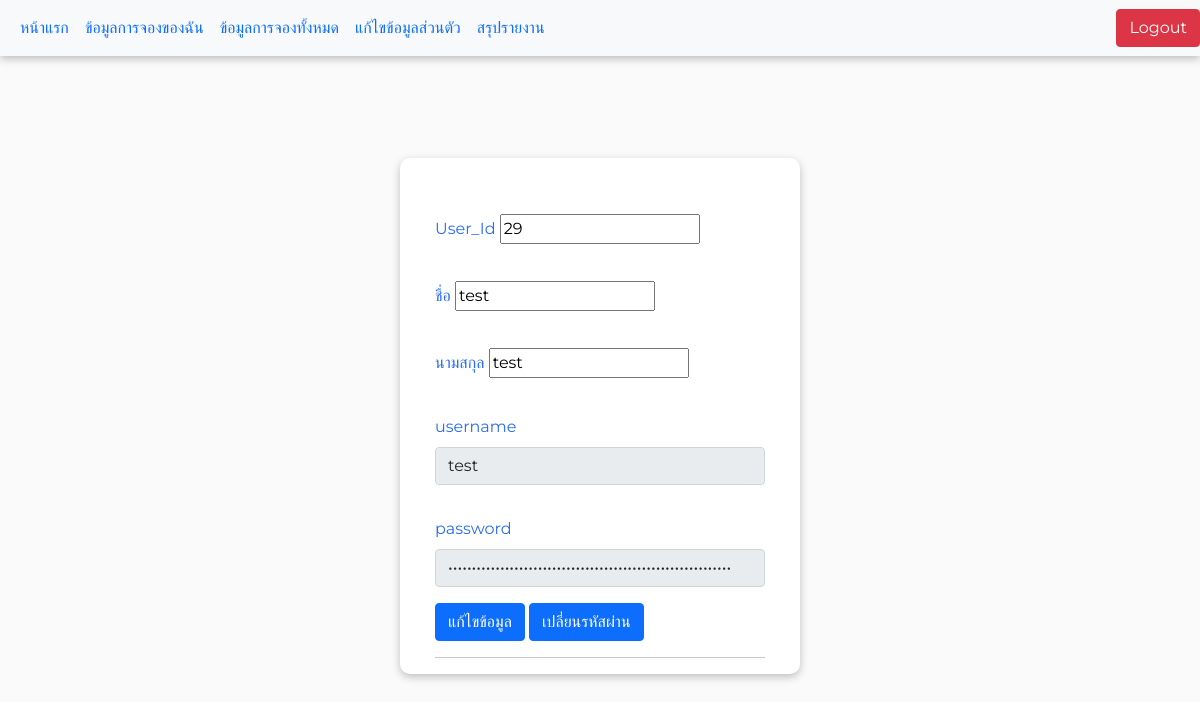
Page /user_info.php (signed in) on the committed database.
### tables this page shows
CREATE TABLE `users` (
  `id` int(10) NOT NULL,
  `firstname` varchar(255) NOT NULL,
  `lastname` varchar(255) NOT NULL,
  `email` varchar(255) NOT NULL,
  `password` varchar(255) NOT NULL,
  `urole` varchar(255) NOT NULL,
  `create_at` timestamp NOT NULL DEFAULT current_timestamp()
);

### user_info.php (the view, shortened to what this page needs)
<?php
    require_once 'config/db.php';
                    $select_stmt = $conn->prepare("SELECT * FROM users WHERE id = :user_id");
                    $select_stmt->bindParam(':user_id', $_SESSION['user_login']);
                    $select_stmt->execute();
                    $user = $select_stmt->fetch(PDO::FETCH_ASSOC);
?>
<!DOCTYPE html>
<html lang="en">
<head>
  <link href="https://cdn.jsdelivr.net/npm/bootstrap@5.0.2/dist/css/bootstrap.min.css" rel="stylesheet">
  <link rel="stylesheet" href="style.css">
</head>
<body>
  <nav class="navbar navbar-expand-lg navbar-light bg-light "
    style="background-color: #ffffff; box-shadow: rgba(0, 0, 0, 0.24) 0px 3px 8px; ">
    <div class="container-fluid">
      <div class="collapse navbar-collapse" id="navbarSupportedContent">
        <ul class="navbar-nav me-auto mb-2 mb-lg-0">
          <li class="nav-item">
            <a class="nav-link active text-primary" aria-current="page" href="user.php">หน้าแรก</a>
          </li>
          <li class="nav-item">
            <a class="nav-link active text-primary" aria-current="page"
              href="my_data_reserve.php">ข้อมูลการจองของฉัน</a>
          </li>
          <li class="nav-item">
            <a class="nav-link active text-primary" aria-current="page"
              href="data_reserve_user.php">ข้อมูลการจองทั้งหมด</a>
          </li>
          <li class="nav-item">
            <a class="nav-link active text-primary" aria-current="page" href="user_info.php">แก้ไขข้อมูลส่วนตัว</a>
          </li>
          <li class="nav-item">
            <a class="nav-link active text-primary" aria-current="page" href="report.php">สรุปรายงาน</a>
          </li>
        </ul>
      </div>
    </div>
    <a href="logout.php" class="btn btn-danger ">Logout</a>
  </nav>
  <div class="container">
    <br>
    <div class="mb-3">
      <label for="id" class="form-label">User_Id</label>
      <input type="text" name="id" value="<?php echo $user['id']; ?>" readonly />
    </div>
    <div class="mb-3">
      <label for="firstname" class="form-label">ชื่อ</label>
      <input type="text" name="firstname" value="<?php echo $user['firstname']; ?>" readonly />
    </div>
    <div class="mb-3">
      <label for="lastname" class="form-label">นามสกุล</label>
      <input type="text" name="lastname" value="<?php echo $user['lastname']; ?>" readonly />
    </div>
    <div class="mb-3">
      <label for="username" class="form-label">username</label>
      <input type="text" class="form-control" name="email" value="<?php echo $user['email']; ?>" readonly />
    </div>
    <div class="mb-3">
      <label for="password" class="form-label">password</label>
      <input type="password" class="form-control" name="password" value="<?php echo $user['password']; ?>" readonly />
    </div>
    <div>
      <div>
        <a href="edit_profile.php" class="btn btn-primary">แก้ไขข้อมูล</a>
        <a href="change_password.php" class="btn btn-primary">เปลี่ยนรหัสผ่าน</a>
      </div>
      <hr>
    </div>
</body>
</html>

### style.css (style rules this page uses)
body { margin: 0; padding: 0; font-family: montserrat; background: #fafafa; height: 100vh; overflow: scroll; }
.container { position: absolute; top: 52%; left: 50%; transform: translate(-50%, -50%); width: 400px; background: #ffffff; border-radius: 10px; box-shadow: rgba(0, 0, 0, 0.24) 0px 3px 8px; padding-left: 35px; padding-right: 35px; z-index: 1; }
.mb-3 { color: #296bfa; }
.navbar-nav .nav-link { color: #296bfa; }
.container .mb-3 { margin-top: 2rem; }
.navbar { position: fixed; width: 100%; top: 0; z-index: 2; }

### rows in the picture
users: id "29", firstname "test", lastname "test", email "test"
